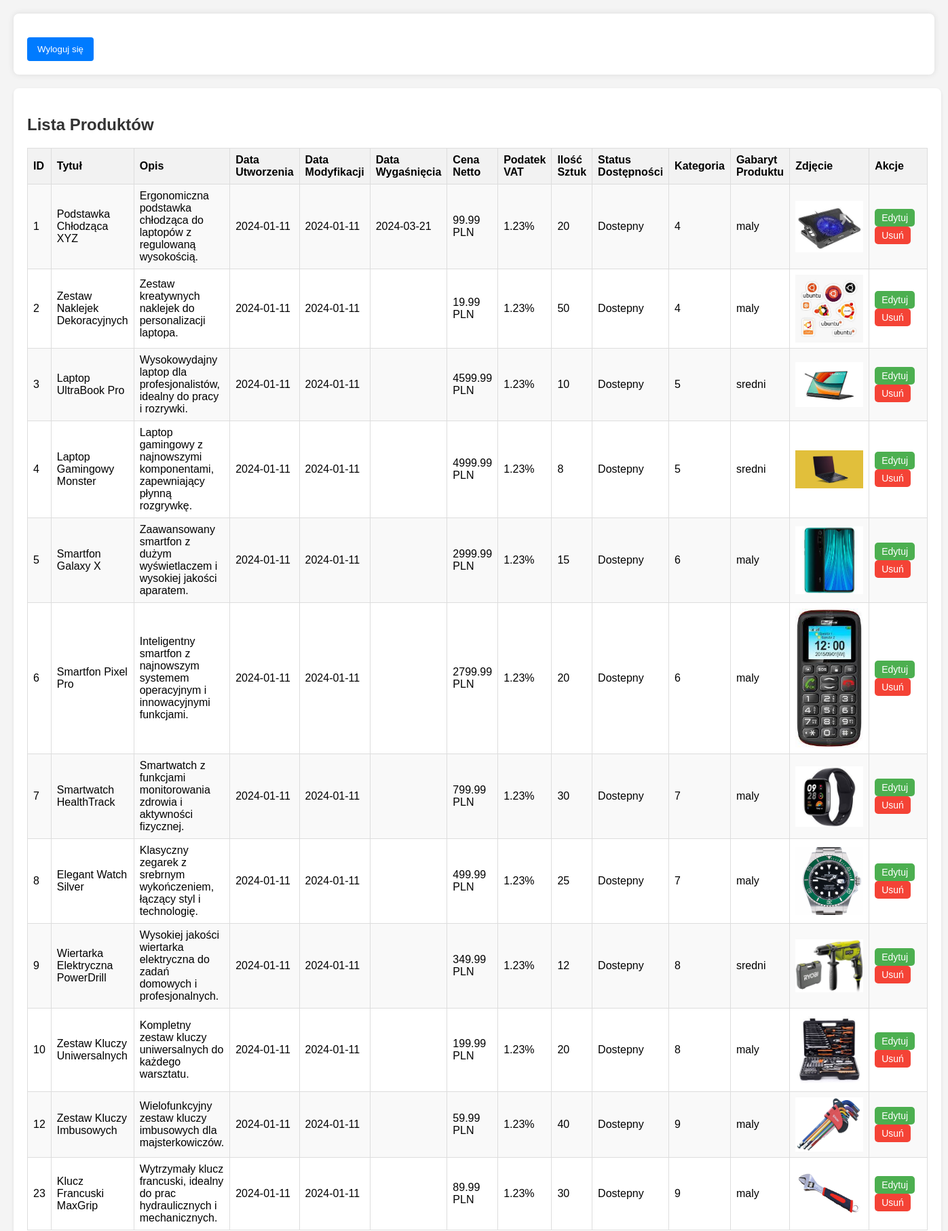
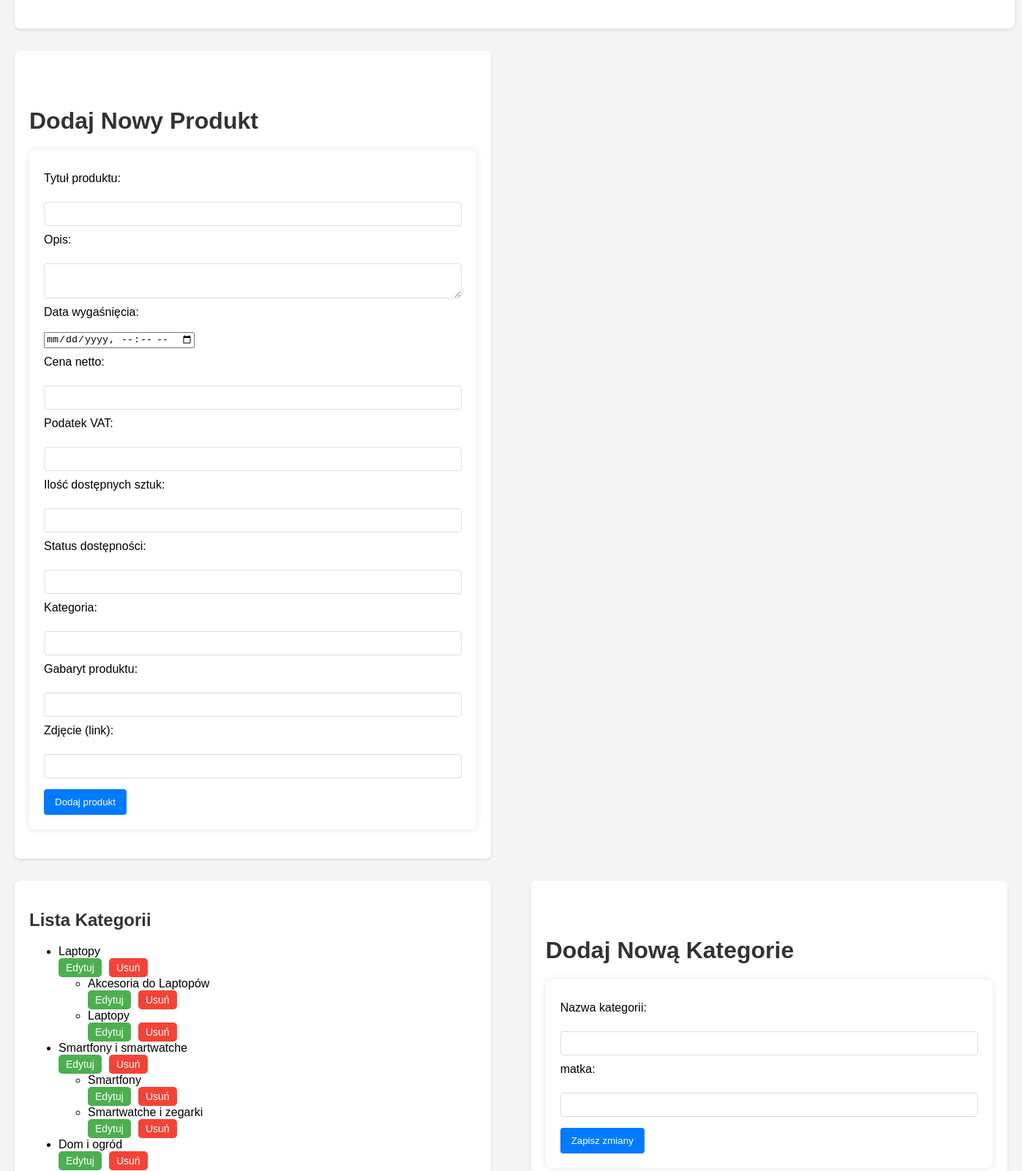
The page /php/admin.php (signed in, upper part) on the database its author committed (2 pictures, top to bottom).
### tables this page shows
CREATE TABLE `produkty` (
  `id` int(11) NOT NULL,
  `tytul` varchar(255) DEFAULT NULL,
  `opis` text NOT NULL,
  `data_utworzenia` date NOT NULL DEFAULT current_timestamp(),
  `data_modyfikacji` date NOT NULL DEFAULT current_timestamp(),
  `data_wygasniecia` date DEFAULT NULL,
  `cena_netto` float NOT NULL,
  `podatek_vat` float NOT NULL DEFAULT 1.23,
  `ilosc_dostepnych_sztuk` int(11) DEFAULT NULL,
  `status_dostepnosci` varchar(255) DEFAULT NULL,
  `kategoria` int(11) NOT NULL,
  `gabaryt_produktu` varchar(255) DEFAULT NULL,
  `zdjecie` varchar(255) DEFAULT NULL
);

CREATE TABLE `kategorie` (
  `id` int(11) NOT NULL,
  `matka` int(11) NOT NULL DEFAULT 0,
  `nazwa` varchar(255) NOT NULL
);

### php/admin.php (the view, shortened to what this page needs)
<?php
function ListaKategorii() {
    $mysqli = CFG::getInstance();
    $query_main = "SELECT * FROM kategorie WHERE matka IS NULL OR matka = 0";
    $result_main = $mysqli->query($query_main);
    echo '<ul class="main-categories">';
    foreach ($result_main as $main_row) {
        echo "<li><div class='category'>" . $main_row['nazwa'] . "</div>";
        echo "<div class='actions'><a href='edit_categories.php?id=" . $main_row['id'] . "' class='button-link'>Edytuj</a><a href='delete_categories.php?id=" . $main_row['id'] . "' class='button-delete'>Usuń</a></div>";
        $query_sub = "SELECT * FROM kategorie WHERE matka = " . $main_row['id'];
        $result_sub = $mysqli->query($query_sub);
        if ($result_sub->num_rows > 0) {
            echo '<ul class="sub-categories">';
            foreach ($result_sub as $sub_row) {
                echo "<li><div class='subcategory'>" . $sub_row['nazwa'] . "</div>";
                echo "<div class='actions'><a href='edit_categories.php?id=" . $sub_row['id'] . "' class='button-link'>Edytuj</a><a href='delete_categories.php?id=" . $sub_row['id'] . "' class='button-delete'>Usuń</a></div></li>";
            }
            echo '</ul>';
        }
        echo "</li>";
    }
    echo '</ul>';
}
function ListaProduktow() {
    $mysqli = CFG::getInstance();
    $query = "SELECT * FROM produkty";
    $result = $mysqli->query($query);
    echo '<table class="data-table">';
    echo '<tr><th>ID</th><th>Tytuł</th><th>Opis</th><th>Data Utworzenia</th><th>Data Modyfikacji</th><th>Data Wygaśnięcia</th><th>Cena Netto</th><th>Podatek VAT</th><th>Ilość Sztuk</th><th>Status Dostępności</th><th>Kategoria</th><th>Gabaryt Produktu</th><th>Zdjęcie</th><th>Akcje</th></tr>';
    while ($row = $result->fetch_assoc()) {
        echo "<tr>";
        echo "<td>" . $row['id'] . "</td>";
        echo "<td>" . $row['tytul'] . "</td>";
        echo "<td>" . $row['opis'] . "</td>";
        echo "<td>" . $row['data_utworzenia'] . "</td>";
        echo "<td>" . $row['data_modyfikacji'] . "</td>";
        echo "<td>" . $row['data_wygasniecia'] . "</td>";
        echo "<td>" . $row['cena_netto'] . " PLN</td>";
        echo "<td>" . $row['podatek_vat'] . "%</td>";
        echo "<td>" . $row['ilosc_dostepnych_sztuk'] . "</td>";
        echo "<td>" . $row['status_dostepnosci'] . "</td>";
        echo "<td>" . $row['kategoria'] . "</td>";
        echo "<td>" . $row['gabaryt_produktu'] . "</td>";
        echo "<td><img src='" . $row['zdjecie'] . "' alt='Zdjęcie produktu' style='width:100px;'/></td>";
        echo "<td>
                <a href='edit_product.php?id=" . $row['id'] . "' class='button-link'>Edytuj</a>
                <a href='delete_product.php?id=" . $row['id'] . "' class='button-delete'>Usuń</a>
              </td>";
        echo "</tr>";
    }
    echo '</table>';
}
function DodajNowaKategorie() {
    $formularz = <<<EOD
    <br><br>
    <h1>Dodaj Nową Kategorie</h1>
    <form method="POST" action="">
        <label for="kategoria_nazwa">Nazwa kategorii:</label><br>
        <input type="text" id="nazwa" name="nazwa" value=""><br>
        <label for="matka">matka:</label><br>
        <input type="number" id="matka" name="matka" value=""><br>
        <input type="submit" name="premium" value="Zapisz zmiany">
    </form>
    EOD;
    echo $formularz;
}
function DodajNowyProdukt() {
    $formularz = <<<EOD
    <br><br>
    <h1>Dodaj Nowy Produkt</h1>
    <form method="POST" action="">
        <label for="tytul">Tytuł produktu:</label><br>
        <input type="text" id="tytul" name="tytul" value=""><br>
        <label for="opis">Opis:</label><br>
        <textarea id="opis" name="opis"></textarea><br>
        <label for="data_wygasniecia">Data wygaśnięcia:</label><br>
        <input type="datetime-local" id="data_wygasniecia" name="data_wygasniecia"><br>
        <label for="cena_netto">Cena netto:</label><br>
        <input type="number" step="0.01" id="cena_netto" name="cena_netto" value=""><br>
        <label for="podatek_vat">Podatek VAT:</label><br>
        <input type="number" step="0.01" id="podatek_vat" name="podatek_vat" value=""><br>
        <label for="ilosc_dostepnych_sztuk">Ilość dostępnych sztuk:</label><br>
        <input type="number" id="ilosc_dostepnych_sztuk" name="ilosc_dostepnych_sztuk" value=""><br>
        <label for="status_dostepnosci">Status dostępności:</label><br>
        <input type="text" id="status_dostepnosci" name="status_dostepnosci" value=""><br>
        <label for="kategoria">Kategoria:</label><br>
        <input type="number" id="kategoria" name="kategoria" value=""><br>
        <label for="gabaryt_produktu">Gabaryt produktu:</label><br>
        <input type="text" id="gabaryt_produktu" name="gabaryt_produktu" value=""><br>
        <label for="zdjecie">Zdjęcie (link):</label><br>
        <input type="text" id="zdjecie" name="zdjecie" value=""><br>
        <input type="submit" name="dodaj_produkt" value="Dodaj produkt">
    </form>
    EOD;
    echo $formularz;
}
if(isset($_SESSION['logged_in']) && $_SESSION['logged_in'] === true)
{
 echo '<form method="post" action="'.$_SERVER['REQUEST_URI'].'">
        <input type="submit" name="logout" value="Wyloguj się">
       </form>';
}
echo '<div class="container">';
echo '<div class="section">';
echo '<h2>Lista Produktów</h2>';
ListaProduktow();
echo '</div>';
echo '<div class="section">';
DodajNowyProdukt();
echo '</div>';
echo '</div>';
echo '<div class="container">';
echo '<div class="section">';
echo '<h2>Lista Kategorii</h2>';
ListaKategorii();
echo '</div>';
echo '<div class="section">';
DodajNowaKategorie();
echo '</div>';
echo '</div>';
?>

### css/stylecms.php (style rules this page uses)
h1, h2 { color: #333; }
.container { display: flex; justify-content: space-between; flex-wrap: wrap; }
.section { background: #fff; padding: 20px; margin-bottom: 30px; border-radius: 8px; box-shadow: 0 2px 4px rgba(0, 0, 0, 0.1); flex-basis: 48%; box-sizing: border-box; }
.section h2 { margin-bottom: 20px; }
form { background: #fff; padding: 20px; border-radius: 8px; box-shadow: 0 0 10px rgba(0,0,0,0.1); margin-bottom: 20px; }
label { display: block; margin-top: 10px; }
input[type="text"], input[type="password"], input[type="number"], textarea { width: 100%; padding: 8px; margin-top: 5px; border: 1px solid #ddd; border-radius: 4px; box-sizing: border-box; }
input[type="submit"] { background-color: #007BFF; color: white; border: none; padding: 10px 15px; margin-top: 15px; border-radius: 4px; cursor: pointer; }
.button-link, .button-delete { padding: 5px 10px; text-decoration: none; color: white; border-radius: 5px; font-size: 14px; display: inline-block; margin-right: 10px; }
.button-link { background-color: #4CAF50; }
.button-delete { background-color: #f44336; }
.data-table { width: 100%; border-collapse: collapse; margin-bottom: 20px; }
.data-table th, .data-table td { border: 1px solid #ddd; padding: 8px; text-align: left; }
.data-table th { background-color: #f2f2f2; }
.data-table tr:nth-child(even) { background-color: #f9f9f9; }

### rows shown on the page
produkty: id "1", tytul "Podstawka Chłodząca XYZ", opis "Ergonomiczna podstawka chłodząca do laptopów z regulowaną wysokością.", data_utworzenia "2024-01-11", data_modyfikacji "2024-01-11", data_wygasniecia "2024-03-21", cena_netto "99.99", podatek_vat "1.23", ilosc_dostepnych_sztuk "20", status_dostepnosci "Dostepny", kategoria "4", gabaryt_produktu "maly", shows a picture
produkty: id "2", tytul "Zestaw Naklejek Dekoracyjnych", opis "Zestaw kreatywnych naklejek do personalizacji laptopa.", data_utworzenia "2024-01-11", data_modyfikacji "2024-01-11", cena_netto "19.99", podatek_vat "1.23", ilosc_dostepnych_sztuk "50", status_dostepnosci "Dostepny", kategoria "4", gabaryt_produktu "maly", shows a picture
produkty: id "3", tytul "Laptop UltraBook Pro", opis "Wysokowydajny laptop dla profesjonalistów, idealny do pracy i rozrywki.", data_utworzenia "2024-01-11", data_modyfikacji "2024-01-11", cena_netto "4599.99", podatek_vat "1.23", ilosc_dostepnych_sztuk "10", status_dostepnosci "Dostepny", kategoria "5", gabaryt_produktu "sredni", shows a picture
produkty: id "4", tytul "Laptop Gamingowy Monster", opis "Laptop gamingowy z najnowszymi komponentami, zapewniający płynną rozgrywkę.", data_utworzenia "2024-01-11", data_modyfikacji "2024-01-11", cena_netto "4999.99", podatek_vat "1.23", ilosc_dostepnych_sztuk "8", status_dostepnosci "Dostepny", kategoria "5", gabaryt_produktu "sredni", shows a picture
produkty: id "5", tytul "Smartfon Galaxy X", opis "Zaawansowany smartfon z dużym wyświetlaczem i wysokiej jakości aparatem.", data_utworzenia "2024-01-11", data_modyfikacji "2024-01-11", cena_netto "2999.99", podatek_vat "1.23", ilosc_dostepnych_sztuk "15", status_dostepnosci "Dostepny", kategoria "6", gabaryt_produktu "maly", shows a picture
produkty: id "6", tytul "Smartfon Pixel Pro", opis "Inteligentny smartfon z najnowszym systemem operacyjnym i innowacyjnymi funkcjami.", data_utworzenia "2024-01-11", data_modyfikacji "2024-01-11", cena_netto "2799.99", podatek_vat "1.23", ilosc_dostepnych_sztuk "20", status_dostepnosci "Dostepny", kategoria "6", gabaryt_produktu "maly", shows a picture
produkty: id "7", tytul "Smartwatch HealthTrack", opis "Smartwatch z funkcjami monitorowania zdrowia i aktywności fizycznej.", data_utworzenia "2024-01-11", data_modyfikacji "2024-01-11", cena_netto "799.99", podatek_vat "1.23", ilosc_dostepnych_sztuk "30", status_dostepnosci "Dostepny", kategoria "7", gabaryt_produktu "maly", shows a picture
produkty: id "8", tytul "Elegant Watch Silver", opis "Klasyczny zegarek z srebrnym wykończeniem, łączący styl i technologię.", data_utworzenia "2024-01-11", data_modyfikacji "2024-01-11", cena_netto "499.99", podatek_vat "1.23", ilosc_dostepnych_sztuk "25", status_dostepnosci "Dostepny", kategoria "7", gabaryt_produktu "maly", shows a picture
produkty: id "9", tytul "Wiertarka Elektryczna PowerDrill", opis "Wysokiej jakości wiertarka elektryczna do zadań domowych i profesjonalnych.", data_utworzenia "2024-01-11", data_modyfikacji "2024-01-11", cena_netto "349.99", podatek_vat "1.23", ilosc_dostepnych_sztuk "12", status_dostepnosci "Dostepny", kategoria "8", gabaryt_produktu "sredni", shows a picture
produkty: id "10", tytul "Zestaw Kluczy Uniwersalnych", opis "Kompletny zestaw kluczy uniwersalnych do każdego warsztatu.", data_utworzenia "2024-01-11", data_modyfikacji "2024-01-11", cena_netto "199.99", podatek_vat "1.23", ilosc_dostepnych_sztuk "20", status_dostepnosci "Dostepny", kategoria "8", gabaryt_produktu "maly", shows a picture
produkty: id "12", tytul "Zestaw Kluczy Imbusowych", opis "Wielofunkcyjny zestaw kluczy imbusowych dla majsterkowiczów.", data_utworzenia "2024-01-11", data_modyfikacji "2024-01-11", cena_netto "59.99", podatek_vat "1.23", ilosc_dostepnych_sztuk "40", status_dostepnosci "Dostepny", kategoria "9", gabaryt_produktu "maly", shows a picture
produkty: id "23", tytul "Klucz Francuski MaxGrip", opis "Wytrzymały klucz francuski, idealny do prac hydraulicznych i mechanicznych.", data_utworzenia "2024-01-11", data_modyfikacji "2024-01-11", cena_netto "89.99", podatek_vat "1.23", ilosc_dostepnych_sztuk "30", status_dostepnosci "Dostepny", kategoria "9", gabaryt_produktu "maly", shows a picture
kategorie: nazwa "Laptopy"
kategorie: nazwa "Akcesoria do Laptopów"
kategorie: nazwa "Laptopy"
kategorie: nazwa "Smartfony i smartwatche"
kategorie: nazwa "Smartfony"
kategorie: nazwa "Smartwatche i zegarki"
kategorie: nazwa "Dom i ogród"
